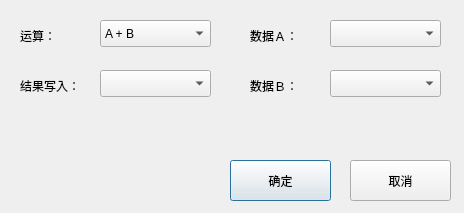
<?xml version="1.0" encoding="UTF-8"?>
<ui version="4.0">
 <class>CalucWin</class>
 <widget class="QDialog" name="CalucWin">
  <property name="geometry">
   <rect>
    <x>0</x>
    <y>0</y>
    <width>464</width>
    <height>213</height>
   </rect>
  </property>
  <property name="windowTitle">
   <string>Dialog</string>
  </property>
  <widget class="QComboBox" name="comboBox">
   <property name="geometry">
    <rect>
     <x>100</x>
     <y>20</y>
     <width>111</width>
     <height>27</height>
    </rect>
   </property>
   <item>
    <property name="text">
     <string>A + B</string>
    </property>
   </item>
   <item>
    <property name="text">
     <string>A - B</string>
    </property>
   </item>
   <item>
    <property name="text">
     <string>A × B</string>
    </property>
   </item>
   <item>
    <property name="text">
     <string>A ÷ B</string>
    </property>
   </item>
   <item>
    <property name="text">
     <string>A² × B</string>
    </property>
   </item>
   <item>
    <property name="text">
     <string>A² ÷ B</string>
    </property>
   </item>
   <item>
    <property name="text">
     <string>A²</string>
    </property>
   </item>
   <item>
    <property name="text">
     <string>A平方根</string>
    </property>
   </item>
  </widget>
  <widget class="QComboBox" name="comboBox_2">
   <property name="geometry">
    <rect>
     <x>330</x>
     <y>20</y>
     <width>111</width>
     <height>27</height>
    </rect>
   </property>
  </widget>
  <widget class="QComboBox" name="comboBox_3">
   <property name="geometry">
    <rect>
     <x>330</x>
     <y>70</y>
     <width>111</width>
     <height>27</height>
    </rect>
   </property>
  </widget>
  <widget class="QComboBox" name="comboBox_4">
   <property name="geometry">
    <rect>
     <x>100</x>
     <y>70</y>
     <width>111</width>
     <height>27</height>
    </rect>
   </property>
  </widget>
  <widget class="QPushButton" name="pushButton">
   <property name="geometry">
    <rect>
     <x>230</x>
     <y>160</y>
     <width>101</width>
     <height>41</height>
    </rect>
   </property>
   <property name="text">
    <string>确定</string>
   </property>
  </widget>
  <widget class="QPushButton" name="pushButton_2">
   <property name="geometry">
    <rect>
     <x>350</x>
     <y>160</y>
     <width>101</width>
     <height>41</height>
    </rect>
   </property>
   <property name="text">
    <string>取消</string>
   </property>
  </widget>
  <widget class="QLabel" name="label">
   <property name="geometry">
    <rect>
     <x>250</x>
     <y>20</y>
     <width>71</width>
     <height>31</height>
    </rect>
   </property>
   <property name="text">
    <string>数据Ａ：</string>
   </property>
  </widget>
  <widget class="QLabel" name="label_2">
   <property name="geometry">
    <rect>
     <x>250</x>
     <y>70</y>
     <width>71</width>
     <height>31</height>
    </rect>
   </property>
   <property name="text">
    <string>数据Ｂ：</string>
   </property>
  </widget>
  <widget class="QLabel" name="label_3">
   <property name="geometry">
    <rect>
     <x>20</x>
     <y>20</y>
     <width>71</width>
     <height>31</height>
    </rect>
   </property>
   <property name="text">
    <string>运算：</string>
   </property>
  </widget>
  <widget class="QLabel" name="label_4">
   <property name="geometry">
    <rect>
     <x>20</x>
     <y>70</y>
     <width>71</width>
     <height>31</height>
    </rect>
   </property>
   <property name="text">
    <string>结果写入：</string>
   </property>
  </widget>
 </widget>
 <resources/>
 <connections/>
</ui>
